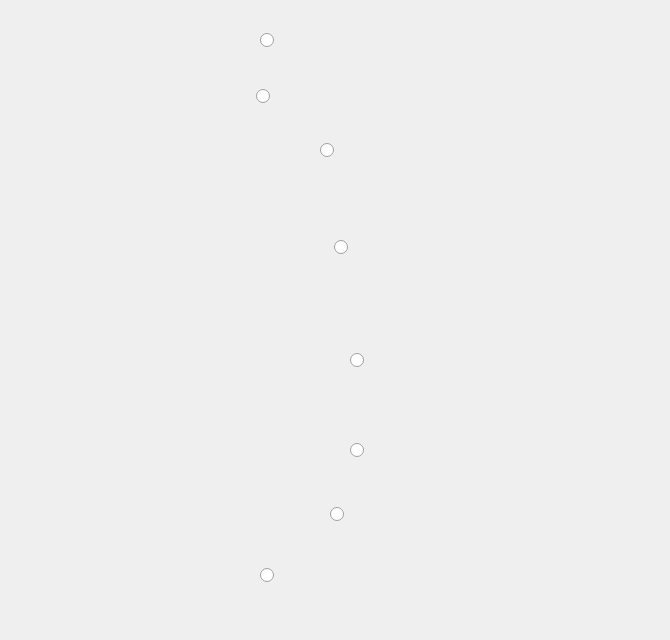
    <widget class="QWidget" name="Nam_Trung_bo">
     <widget class="QLabel" name="Nam_Trung_bo_anh">
      <property name="geometry">
       <rect>
        <x>0</x>
        <y>20</y>
        <width>661</width>
        <height>611</height>
       </rect>
      </property>
      <property name="text">
       <string/>
      </property>
      <property name="pixmap">
       <pixmap>C:/Users/ACER/Downloads/Nam Trung Bộ.jpg</pixmap>
      </property>
      <property name="scaledContents">
       <bool>true</bool>
      </property>
     </widget>
     <widget class="QRadioButton" name="nut_da_nang">
      <property name="geometry">
       <rect>
        <x>260</x>
        <y>30</y>
        <width>16</width>
        <height>20</height>
       </rect>
      </property>
      <property name="text">
       <string/>
      </property>
     </widget>
     <widget class="QRadioButton" name="nut_quang_nam">
      <property name="geometry">
       <rect>
        <x>256</x>
        <y>86</y>
        <width>16</width>
        <height>20</height>
       </rect>
      </property>
      <property name="text">
       <string/>
      </property>
     </widget>
     <widget class="QRadioButton" name="nut_quang_ngai">
      <property name="geometry">
       <rect>
        <x>320</x>
        <y>140</y>
        <width>16</width>
        <height>20</height>
       </rect>
      </property>
      <property name="text">
       <string/>
      </property>
     </widget>
     <widget class="QRadioButton" name="nut_binh_dinh">
      <property name="geometry">
       <rect>
        <x>334</x>
        <y>237</y>
        <width>16</width>
        <height>20</height>
       </rect>
      </property>
      <property name="text">
       <string/>
      </property>
     </widget>
     <widget class="QRadioButton" name="nut_phu_yen">
      <property name="geometry">
       <rect>
        <x>350</x>
        <y>350</y>
        <width>16</width>
        <height>20</height>
       </rect>
      </property>
      <property name="text">
       <string/>
      </property>
     </widget>
     <widget class="QRadioButton" name="nut_khanh_hoa">
      <property name="geometry">
       <rect>
        <x>350</x>
        <y>440</y>
        <width>16</width>
        <height>20</height>
       </rect>
      </property>
      <property name="text">
       <string/>
      </property>
     </widget>
     <widget class="QRadioButton" name="nut_ninh_thuan">
      <property name="geometry">
       <rect>
        <x>330</x>
        <y>504</y>
        <width>16</width>
        <height>20</height>
       </rect>
      </property>
      <property name="text">
       <string/>
      </property>
     </widget>
     <widget class="QRadioButton" name="nut_binh_thuan">
      <property name="geometry">
       <rect>
        <x>260</x>
        <y>565</y>
        <width>16</width>
        <height>20</height>
       </rect>
      </property>
      <property name="text">
       <string/>
      </property>
     </widget>
    </widget>
